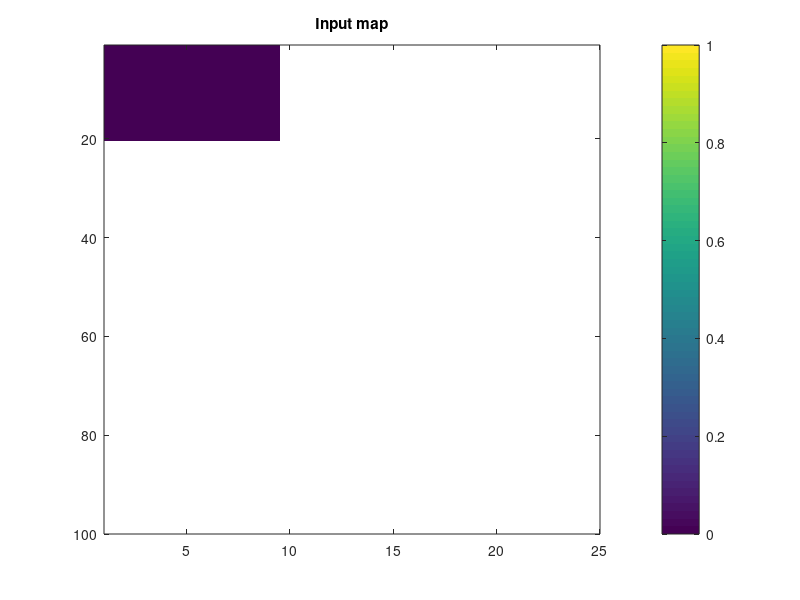

Here is the MATLAB script that generated this plot: (Note: this script raises an error after producing the figure.)
close all; clc; clear all; clear hidden;

%% UN-REMARK EACH SECTION BELOW AND RUN SEPARATELY
% %-----------------
% % define a binary map
% colmax = 25; romax = 100; 
% inMap = ones(randi([1,colmax],1,1), randi([1,romax],1,1));
% size(inMap)
% 
% % plot the input map
% figure; imagesc(inMap); colorbar; caxis([0 1]); 
% xlim([1 colmax]); ylim([1 romax]); %axis tight
% title('Input map')
% 
% % pad the map
% outMap = autoPad(inMap,1,'zeros');
% size(outMap)
% 
% % plot the padded map
% figure; imagesc(outMap); colorbar; caxis([0 1]); 
% % xlim([1 100]); ylim([1 50]);
% title('Padded map')
% %-----------------



%-----------------
% define a binary map
colmax = 25; romax = 100; 
inMap = zeros(randi([1,colmax],1,1), randi([1,romax],1,1));
size(inMap);

% plot the input map
figure; imagesc(inMap); colorbar; caxis([0 1]); 
xlim([1 colmax]); ylim([1 romax]); %axis tight
title('Input map')

% pad the map
outMap = autoPad(inMap,1,'ones');
size(outMap);

% plot the padded map
figure; imagesc(outMap); colorbar; caxis([0 1]); 
% xlim([1 100]); ylim([1 50]);
title('Padded map')
%-----------------
